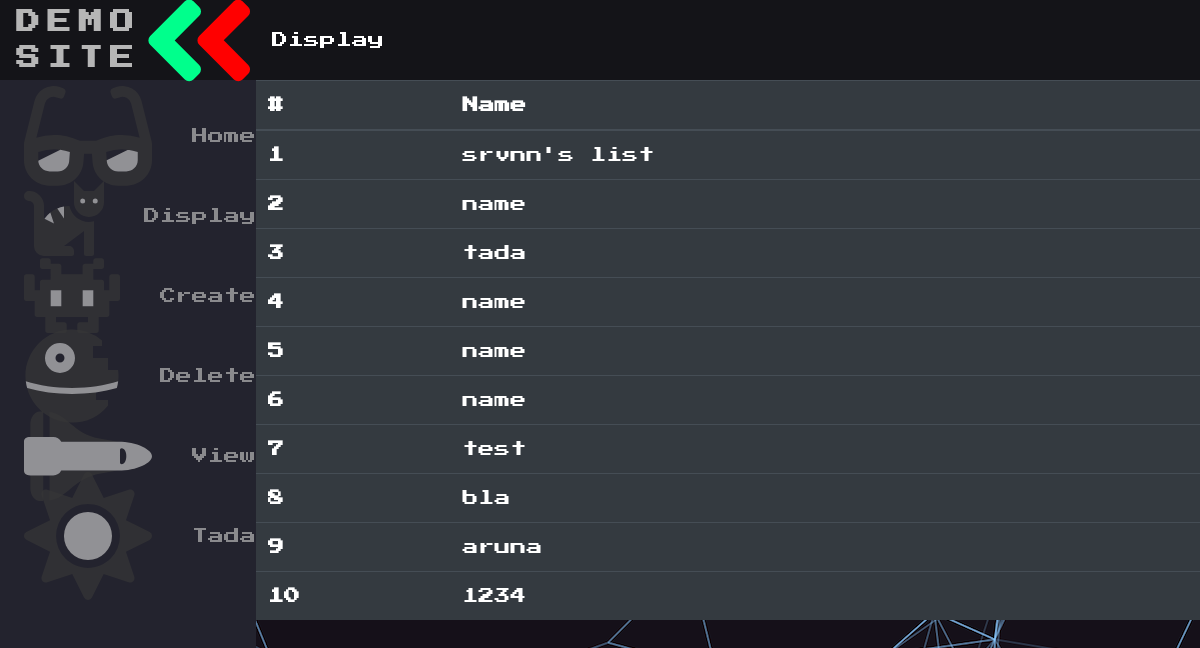
/display/, run on an earlier commit of the app's database.
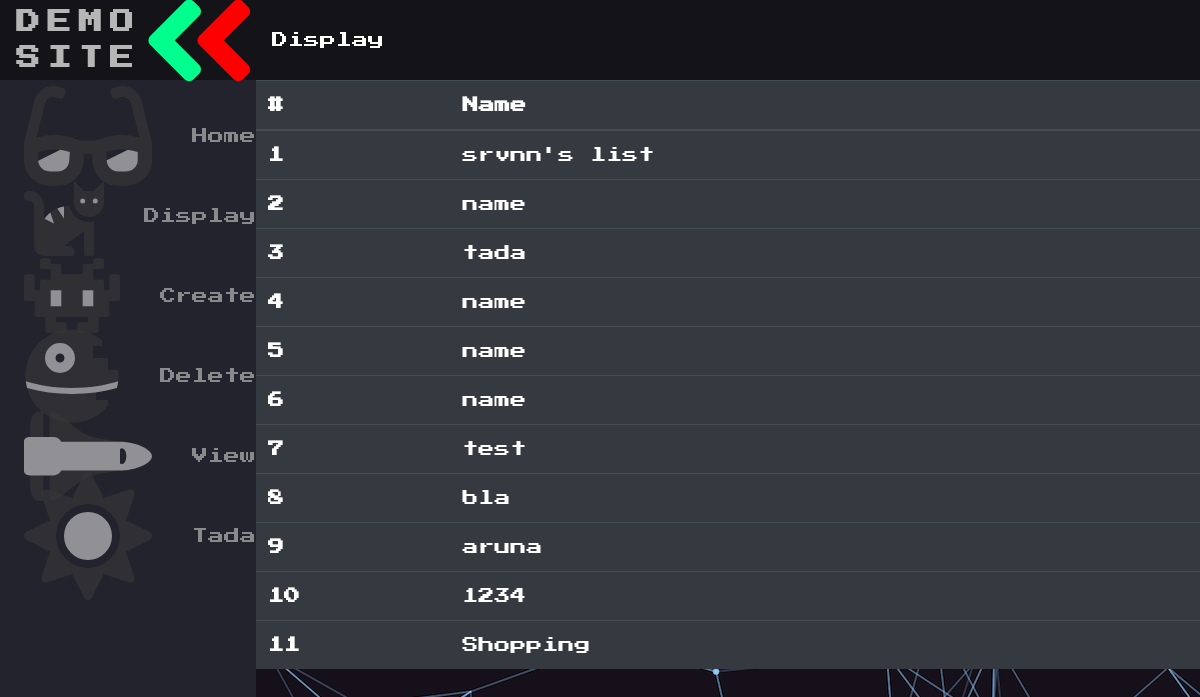
And on a later commit of the database.
### main/models.py (models this page shows, shortened)
class ToDoList(models.Model):
    name=models.CharField(max_length=200)

### main/views.py (the view)
# urls.py: path("display/",views.display,name="displayList"),
def display(response):
    todolist = models.ToDoList.objects.raw("SELECT *,row_number() OVER(ORDER BY Id) AS ROWNUM FROM main_todolist")
    return render(response,"main/displayDesigns1.html",{"data":todolist})

### main/templates/main/displayDesigns1.html (shortened to what this page needs)
{% extends 'main/base.html' %}
{%block mainHeading%}
Display
{%endblock%}
{%block content%}
        <table
        class="table table-dark"
        id="display-table"
        >
        <thead>
            <tr>
                <th scope="col">#</th>
                <th scope="col">Name</th>
            </tr>
        </thead>
            <tbody>
            {%for i in data%}
                <tr data-display-table-id={{i.id}}>
                    <th scope="row">{{i.ROWNUM}}</td>
                    <td>{{i.name}}</td>
                </tr>
            {%endfor%}
            </tbody>
        </table>
{%endblock%}

What changed in the data, as far as the page shows it:
added ToDoList: ROWNUM "11", name "Shopping"
